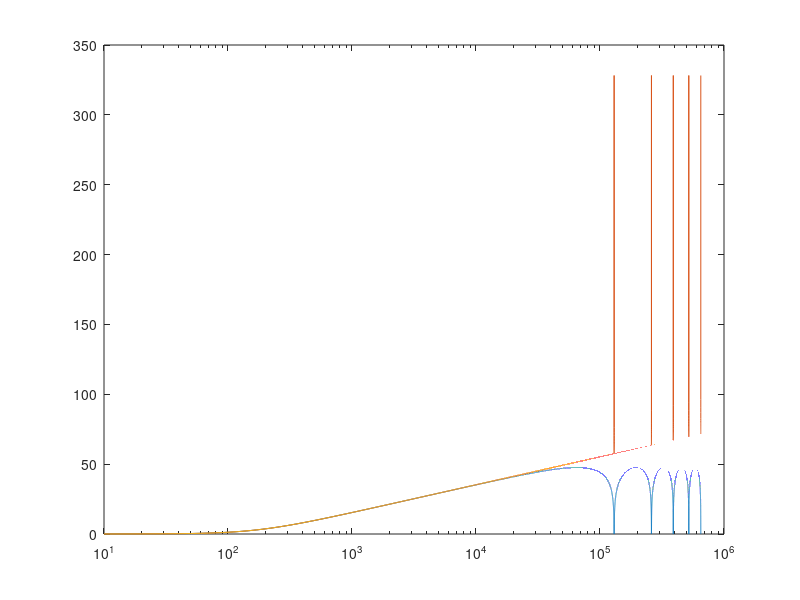

MATLAB code to generate this figure:
k = 1000;
u = 1e-6;

fsw = 130*k
Ts = 1/fsw;

ff = 10:10:fsw*5;
ws = 2*pi*ff;
s = j*ws;
z1 = e.^(-s*Ts);

hizoh = Ts*s./((1-e.^(-s*Ts)));

Lm = 2300*u
Vin = 18.75
Vout = 5.25
Nsp = 4
Vo = Nsp*Vout
D = Vo/(Vin + Vo)

iv = 7.5

mc = Vin/Lm
md = Vo/Lm

a = 1/(mc + md) 
b = Ts*(1-a*md) 

c = (0.5*md*a*a - a)/Ts
d = 0.5*md*a*a/Ts
ee = (a - md*a*a)/Ts
f = (b-md*a*b)/Ts
g = md*a*b/Ts
h = (0.5*md*b*b)/Ts

td = a*iv - a*iv + b
td = (1-D)*Ts
td2 = td*td
td2 = a*a*iv*iv + a*a*iv*iv - 2*a*a*iv*iv - 2*a*b*iv + 2*a*b*iv + b*b

tdio = (a*iv*iv - a*iv*iv + b)*iv
hmdtd2 = 0.5*md*td2 
Ioo = (tdio + hmdtd2)/Ts

Ioo = (c + d + ee)*iv*iv + (f + g)*iv + h
Ioo = (td*iv + 0.5*md*td*td)/Ts
Pout = Ioo*Vo
Rl = Vo*Vo/Pout
Dp2 = (1-D)*(1-D)

frhpz = Rl*Dp2/(2*pi*Lm*D)
wrhpz = 2*pi*frhpz


A0 = (2*c*iv + ee*iv + f)
A1 = (2*d*iv + ee*iv + g)

hz = (1./(A0 + A1)) .* (A0 + A1*z1);
hs = (1/wrhpz)*(s - wrhpz);
%hz = A0 + A1*z1;

semilogx(ff, 20*log10(abs(hz)), ff, 20*log10(abs(hz.*hizoh)), ff, 20*log10(abs(hs)) )
